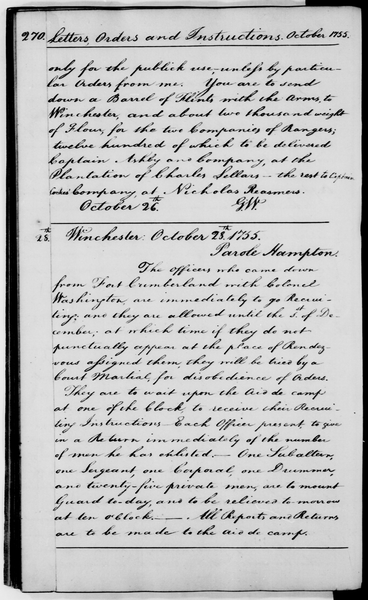
#> input picture aufgabe4/2700270_small.png, 368 x 600 px
$ python main.py
#> lines starting #> are read from the running program, lines starting #| are printed output that depends on the picture
# pylint: disable=no-member
import numpy as np
import scipy.signal
import matplotlib.pyplot as plt
import matplotlib.cm as cm
import PIL.Image as Image
import matplotlib.colors as colors
import os

import pickle as pickle
from scipy.cluster.vq import kmeans2
from scipy.spatial.distance import cdist
from matplotlib.patches import Circle, Rectangle
from matplotlib.lines import Line2D


def aufgabe4():
    #
    # Bag-of-Features
    #
    # Bisher haben wir Bag-of-Words Repraesentationen auf natuerlichen Texten
    # betrachtet. Das Bag-of-Words Konzept laesst sich allerdings auch auf Bilder
    # uebertragen. Allgemeiner spricht man dann von Bag-of-Features. Dabei wird
    # die 'Bag' (also das Histogramm) nicht mehr ueber Wortstaemme gebildet sondern
    # ueber andere typische Merkmalsauspraegungen.
    # http://arxiv.org/pdf/1101.3354.pdf (Introduction to the bag-of-features principle)
    #
    # Fuer Bilder haben sich in diesem Zusammenhang Merkmale etabliert, die auf
    # lokalen Bilddeskriptoren beruhen. Ein lokaler Bilddeskriptor liefert dabei
    # eine (numerische) Beschreibung der lokalen Nachbarschaft eines bestimmten Bildpunkts.
    #
    # Um die typischen lokalen Bilddeskriptoren fuer eine Problemdomaene (repraesentiert
    # durch einen Beispieldatensatz) zu finden, fuehrt man eine Clusteranalyse durch.
    # Die Clusterrepraesentanten sind dann die typischen Auspraegungen fuer die
    # Deskriptoren, die zu dem Cluster gehoeren. In Analogie zu dem Bag-of-Words
    # Ansatz nennt man sie auch Visual Words und die Menge aller Visual Words das
    # Visual Vocabulary.
    #
    # Moechte man eine Bag-of-Features Repraesentation eines Bildes berechnen,
    # berechnet man zunaechst Deskriptoren. Da es im Vorfeld nicht immer einfach
    # ist zu bestimmen welche Bildbereich relevant bzw nicht relevant sind, berechnet
    # man die Deskriptoren an den Punkten eines regelmaessigen Grids.
    # Jedem Deskriptor wird nun das aehnlichste Visual Word aus dem Visual Vocabulary
    # zugeordnet. Dies bezeichnet man als Quantisierung.
    # Die Bag-of-Features wird gebildet indem man das Histgramm ueber die Visual Words
    # in dem Bild bzw in einem Bildausschnitt berechnet.
    #
    # Erlaeutern Sie die Begriffe Visual Word und Visual Vocabulary mit Ihren eigenen
    # Worten. Stellen Sie die Analogie zwischen Bag-of-Words und Bag-of-Features
    # her:
    #
    # Bag-of-Words               Bag-of-Features
    # Wort                  ->   Visual Word
    # typische Wortstaemme  ->   Visual Vocabulary
    #
    #
    #
    # Welche Rolle spielt die Anordung der lokalen Bilddeskriptoren im regelmaessigen
    # Grid?
    #
    # Keine. Informationen über die Anordnung gehen in der BoF verloren, genau wie die Reihenfolge der Wörter in
    # der BoW Darstellung.
    #
    # Lokale Bilddeskriptoren
    #
    # Ein beliebter lokaler Bilddeskriptor ist der SIFT (Scale Invariant Feature Transform)
    # Deskriptor.
    # http://www.robots.ox.ac.uk/~vgg/research/affine/det_eval_files/lowe_ijcv2004.pdf
    # (siehe auch Vorlesung Computer Vision)
    # Das SIFT Verfahren besteht aus einem Schritt zur Detektion 'interessanter'
    # lokaler Bildpunkte und einem Schritt zu deren Beschreibung (Deskriptor).
    # Da wir die Deskriptoren in einem regelmaessigen Grid berechnen werden, wird
    # der Detektor hier nicht verwendet.
    # Der Deskriptor basiert auf Statistiken (Histogrammen) von (lokalen) Bildgradienten.
    #
    # Bildgradienten
    # Bei dem Bildgradienten handelt es sich um die (zweidimensionale) Ableitung der
    # Bildintensitaet (Grauwert) nach x und y. In der Praxis approximiert man ihn
    # (diskretes Signal) durch spezielle Operatoren. Dieses Konzept soll
    # zunaechst anhand eines eindimensionalen Beipiels verdeutlicht werden.
    # Berechnen Sie die Kreuzkorrelation des Signals
    # 0 0 0 1 2 3 4 5 0 0 9 3 0 0
    # mit der Maske
    # -1 0 1
    # Wie kann man die Randfaelle behandeln?
    # Diskutieren Sie Eigenschaften und Funktion des Filters (Hochpass).
    signal = [0, 0, 0, 1, 2, 3, 4, 5, 0, 0, 9, 3, 0, 0]
    mask = [-1, 0, 1]
    correlation = []
    for i in range(1, len(signal) - 1):
        correlation.append(mask[0] * signal[i - 1] + mask[1] * signal[i] + mask[2] * signal[i + 1])
    print(correlation)

    #
    # Der Operator laesst sich auf zweidimensionale diskrete Signale verallgemeinern.
    # Dabei benoetigt man eine Maske fuer horizontale Kanten und eine fuer
    # vertikale Kanten.
    # Zeigen Sie wie beide Masken durch geeignete Multiplikationen der Vektoren
    # [ -1 0 1] und [1 1 1] gebildet werden koennen. Es resultiert der sogenannte
    # Prewitt Operator.
    #
    a = np.array([-1, 0, 1]).reshape(3, 1)
    b = np.array([1, 1, 1]).reshape(3, 1)
    horizontal = b @ a.T
    vertical = a @ b.T
    print(horizontal)
    print(vertical)
    #
    # In der Praxis konstruiert man den Operator haeufig mit dem Tiefpass Filter
    # [1 2 1]
    # Dabei ergibt sich der Sobel Operator.
    # Berechnen Sie beide Masken des Sobel Operators.
    # Diskutieren Sie den Unterschied zwischen Prewitt und Sobel.
    #
    a = np.array([1, 2, 1]).reshape(3, 1)
    b = np.array([-1, 0, 1]).reshape(3, 1)
    sobel_horizontal = b @ a.T
    sobel_vertical = a @ b.T
    print("Sobel Horizontal: ", sobel_horizontal)
    print("Sobel Vertical: ", sobel_vertical)

    #
    # An folgendem Dokumentenabbild sollen der Sobel-Operator, lokale Bilddeskriptoren
    # und Bag-of-Features Repraesentionen erprobt werden. Es stehen zwei Versionen
    # zur Verfuegung. 2700270_small.png ist fuer eine performantere Ausfuehrung geeignet.
    # 2700270.png ist wesentlich hochaufloesender, so dass bestimmte Details besser
    # sichtbar werden. Bedenken Sie, dass bei der Verwendung von 2700270.png unter
    # Umstaenden die Deskriptorparameter (siehe unten) angepasst werden muessen.
    #
    document_image_filename = os.path.join(os.path.dirname(__file__), '2700270_small.png')
    #document_image_filename = os.path.join(os.path.dirname(__file__), '2700270.png')
    image = Image.open(document_image_filename)
#> image is the input picture: PIL image 368x600 L; min 0, max 248, mean 188.7
    # Fuer spaeter folgende Verarbeitungsschritte muss das Bild mit float32-Werten vorliegen.
    im_arr = np.asarray(image, dtype='float32')
    # Die colormap legt fest wie die Intensitaetswerte interpretiert werden.
    plt.imshow(im_arr, cmap=cm.get_cmap('Greys_r'))
    plt.show()

    #
    # Berechnen Sie das Ergebnis des Sobel-Operators mit der horizontalen und
    # vertikalen Maske. Visualisieren Sie die Ergebnisse und achten Sie
    # auf eine geeignete Normalisierung der Werte. Ein Verschiebung des Wertebereichs
    # reicht dabei aus.
    # Fuer die Kreuzkorrelation koennen Sie die Funktion scipy.signal.correlate2d
    # http://docs.scipy.org/doc/scipy/reference/generated/scipy.signal.correlate2d.html
    # verwenden.
    #

    horizontal_correlation = scipy.signal.correlate2d(im_arr, sobel_horizontal)
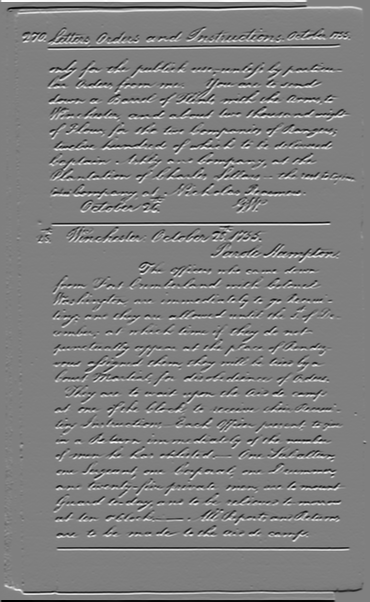
#> horizontal_correlation: shape (602, 370) float64; min -932, max 927, mean 0; drawn with min black and max white
    plt.imshow(horizontal_correlation, cmap=cm.get_cmap('Greys_r'))
    plt.show()

    vertical_correlation = scipy.signal.correlate2d(im_arr, sobel_vertical)
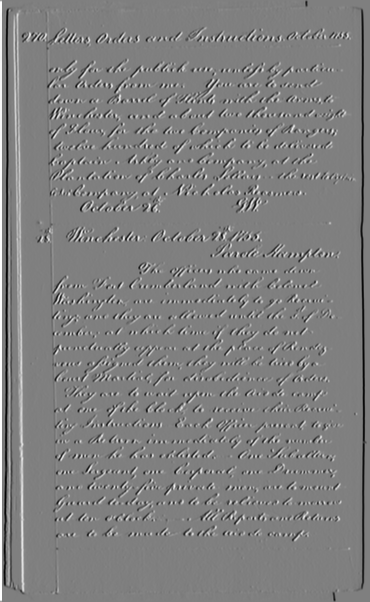
#> vertical_correlation: shape (602, 370) float64; min -944, max 939, mean 0; drawn with min black and max white
    plt.imshow(vertical_correlation, cmap=cm.get_cmap('Greys_r'))
    plt.show()

    #
    # Berechnen Sie nun die (approx.) Gradienten Magnituden und Orientierungen.
    # Visualisierung der Magnituden:
    #
    #  - Normalisieren Sie die Werte in das Intervall [0, 1]
    #
    # Visualisierung der Orientierungen. Dabei Verwenden wir den HSV Farbraum
    # http://de.wikipedia.org/wiki/HSV-Farbraum
    #
    # Erlaeutern Sie warum dieser Farbraum dafuer besonders geeignet ist.
    #
    # - Berechnen Sie die Orientierungen im Bogenmass. Verwenden Sie dabei
    #   numpy.arctan2
    #   http://docs.scipy.org/doc/numpy/reference/generated/numpy.arctan2.html
    # - Normalisieren Sie die Orientierungen im Bogenmass in das Intervall [0, 1]
    # - Erstellen Sie ein NumPy Array der Form (M,N,3) wobei M die Anzahl Zeilen
    #   und N die Anzahl Spalten bezeichnet. Setzen Sie alle Werte auf 1. Verwenden
    #   Sie eine float Datentyp.
    #   http://docs.scipy.org/doc/numpy/reference/generated/numpy.ones.html
    # - Schreiben Sie die normalisierten Orientierungen in den ersten Kanal des
    #   zuvor erstellen Arrays. Indizieren Sie das Array dazu mit [:,:,0].
    # - Konvertieren Sie das Bild aus dem HSV Farbraum in den RGB Farbraum. Dieser
    #   Farbraum wird standardmaessig in matplotlib verwendet.
    #   http://de.wikipedia.org/wiki/RGB-Farbraum
    #   Verwenden Sie fuer die Konvertierung die Funktion
    #   http://matplotlib.org/api/colors_api.html#matplotlib.colors.hsv_to_rgb
    # - Visualisieren Sie das RGB Bild
    #

    magnitudes = np.sqrt(np.power(horizontal_correlation, 2.0) + np.power(vertical_correlation, 2.0))
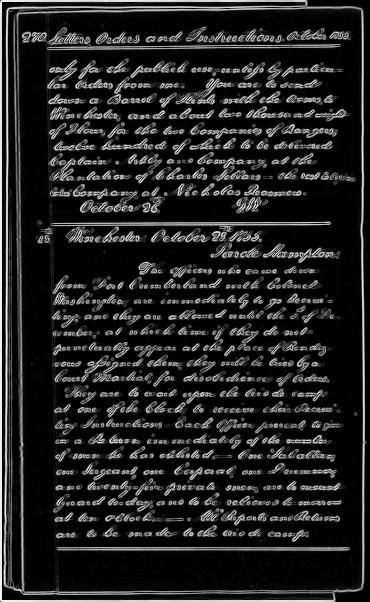
#> magnitudes: shape (602, 370) float64; min 0, max 988.5, mean 136.3; drawn with min black and max white
    magnitudes /= np.max(np.abs(magnitudes))
    print(magnitudes)
#> (printed output is left out)
    plt.imshow(magnitudes, cmap=cm.get_cmap('Greys_r'))
    plt.show()

    orientations = np.arctan2(vertical_correlation, horizontal_correlation)
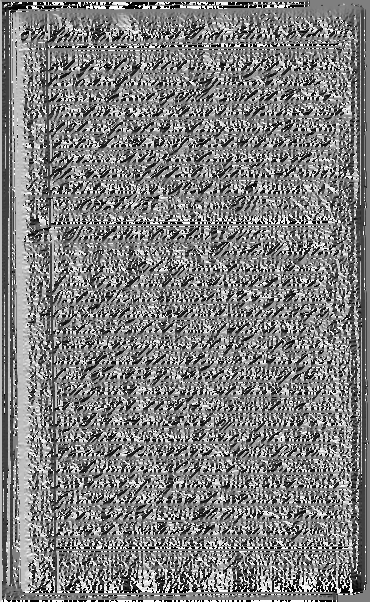
#> orientations: shape (602, 370) float64; min -3.14, max 3.14, mean -0.0216; drawn with min black and max white
    #orientations = np.arctan2(horizontal_correlation, vertical_correlation)
    orientations /= np.max(np.abs(orientations))
    print(orientations)
#> (printed output is left out)
    hsv = np.full(orientations.shape + (3,), 1.0, dtype="float32")
    hsv[:, :, 0] = orientations
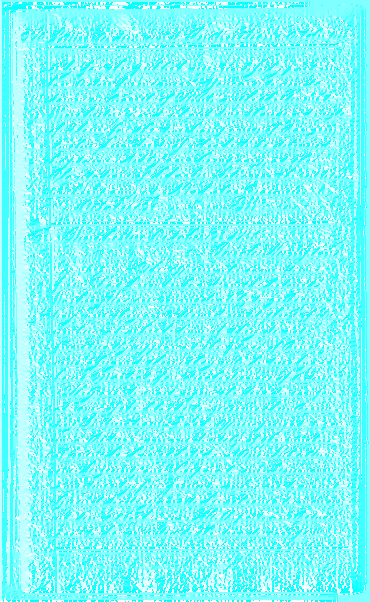
#> hsv: shape (602, 370, 3) float32; mean of channels 0, 1, 2 -0.00686, 1, 1; drawn with min black and max white
    plt.imshow(colors.hsv_to_rgb(hsv))
    plt.show()

    #
    # Erstellen Sie abschliessend eine gemeinsame Visulisierung der Magnituden
    # und Gradienten. Gehen Sie dabei vor wie bei der Visualisierung der Orientierungen,
    # zusaetzlich schreiben Sie aber noch die normalisierten Magnituden in den V
    # Kanal des HSV Bilds. Fuehren Sie die Konvertierung in den RGB Farbraum durch
    # und visualisieren Sie das Ergebnis.
    #
    # Erlaeutern Sie wie sie den HSV Farbraum fuer die Visualisierung verwendet haben.
    # Erklaeren Sie wie sowohl die Magnituden als auch die Orientierungen an jedem
    # Bildpunkt sichtbar gemacht werden.
    #

    hsv[:, :, 2] = magnitudes
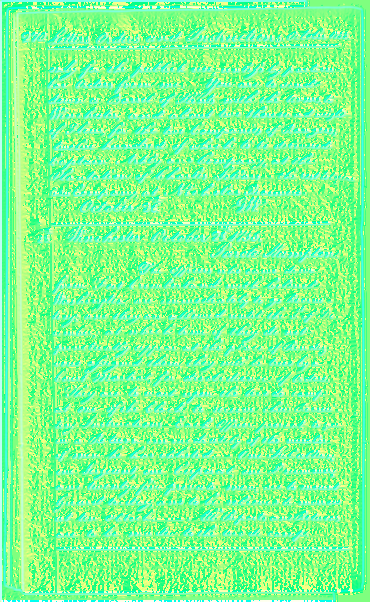
#> hsv: shape (602, 370, 3) float32; mean of channels 0, 1, 2 -0.00686, 1, 0.138; drawn with min black and max white
    plt.imshow(colors.hsv_to_rgb(hsv))
    plt.show()

    #
    # Basierend auf den Bildgradienten koennen nun Bilddeskriptoren berechnet werden.
    # Der SIFT Deskriptor basiert auf lokalen Gradientenhistogrammen. Um die Gradienten
    # in einem Histogramm zu erfassen, quantisiert man sie auf 8 Hauptrichtungen.
    #
    # Ein SIFT Deskriptor besteht nun aus 16 Gradientenhistogrammen ueber die 8
    # Hauptrichtungen. Die Gradientenhistogramme werden in 4x4 Zellen berechnet,
    # die um den Mittelpunkt des Deskriptors herum angeordnet sind.
    # Numerisch wird ein SIFT Deskriptor durch einen 128 dimensionalen Vektor
    # repraesentiert. Dieser ergibt sich indem man die 16 8 Bin Subhistogramme
    # konkateniert.
    # Um SIFT Deskriptoren zu berechnen stehen Bibliotheken wie OpenCV oder vlfeat mit
    # passenden Python Bindings zur Verfuegung
    # Ueblicherweise werden auf dem Dokumentenbild SIFT Deskriptoren
    # in einem regelmaessigen Grid berechnet. Als Parameter werden dabei die
    # - Aufloesung des Grids (step)
    # - die Deskriptorgroesse eingestellt (size). Die Groesse bezieht sich auf eine Zelle
    #   des Deskriptors. Die Seitenlaenge eines gesamten Deskriptors ergibt sich also
    #   aus cell_size * 4
    # Die Rueckgabe besteht aus den Frames und den Deskriptoren. Die Frames enthalten
    # die x,y Koordinaten jedes einzelnen Deskriptors. desc enthaelt die 128 dimensionalen
    # Vektoren.

    # Sie koennen die vorberechneten Deskriptoren aus den beiliegenden pickle Dateien verwenden.
    # '2700270-full*' bezieht sich auf Deskriptoren, die auf dem Bild '2700270.png' berechnet
    # wurden. '2700270-small*' bezieht sich auf die Bilddatei '2700270_small.png'.
    # Die Parameter step_size und cell_size sind wie folgt in den Dateinamen kodiert:
    # 2700270-[full|small]_dense-<step_size>_sift-<cell_size>_descriptors.p
    #


    step_size = 15
    cell_size = 3

    pickle_densesift_fn = '2700270-small_dense-%d_sift-%d_descriptors.p' % (step_size, cell_size)
#> (the run stopped early here; a loop or call above may not have finished)
